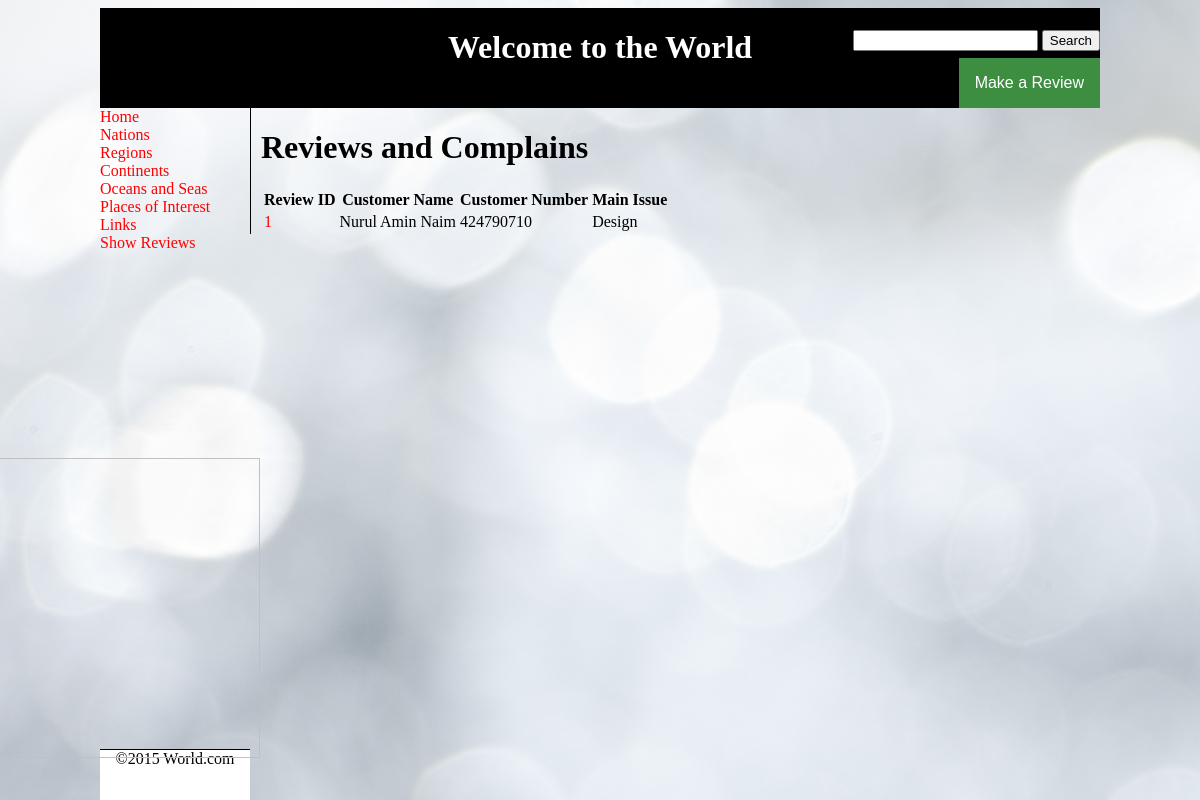
The app's page /show_reviews.php with its own data.
### tables this page shows
CREATE TABLE `review` (
  `review_id` bigint(20) unsigned NOT NULL AUTO_INCREMENT,
  `cname` varchar(50) DEFAULT NULL,
  `cnum` varchar(9) DEFAULT NULL,
  `issue` varchar(10) DEFAULT NULL,
  `description` text,
  PRIMARY KEY (`review_id`)
);

### show_reviews.php (the view, shortened to what this page needs)
<?php
    include("header.inc");
	include("nav2.inc");
?>
    <div id="main-content">
<h1>Reviews and Complains</h1>
<table>
<tr>
<th>Review ID</th>
<th>Customer Name</th>
<th>Customer Number</th>
<th>Main Issue</th>
</tr>
<?php
	$db = mysqli_connect("localhost", "root", "", "world") or die(mysqli_error($db));
	$query = "select review.review_id, review.cname, review.cnum, review.issue from review order by review.review_id ASC";
	$resultset = mysqli_query($db, $query) or die(mysqli_error($db));
	while($row=mysqli_fetch_array($resultset, MYSQLI_ASSOC))
	{
		print "<tr>";
		print "<td><a href='show_review.php?id={$row['review_id']}'>{$row['review_id']}</a></td>";
		print "<td>{$row['cname']}</td>";
		print "<td>{$row['cnum']}</td>";
		print "<td>{$row['issue']}</td>";
	}
?>
</table>
</div>
<?php
    include("footer2.inc");
?>

### world.css (style rules this page uses)
a:link { color: red; background-color: transparent; text-decoration: none; }
div#main-content { position:absolute; top:100px; left:150px; border-left:1px solid black; padding-left:10px; }

### records on screen
review: review_id "1", cname "Nurul Amin Naim", cnum "424790710", issue "Design"
